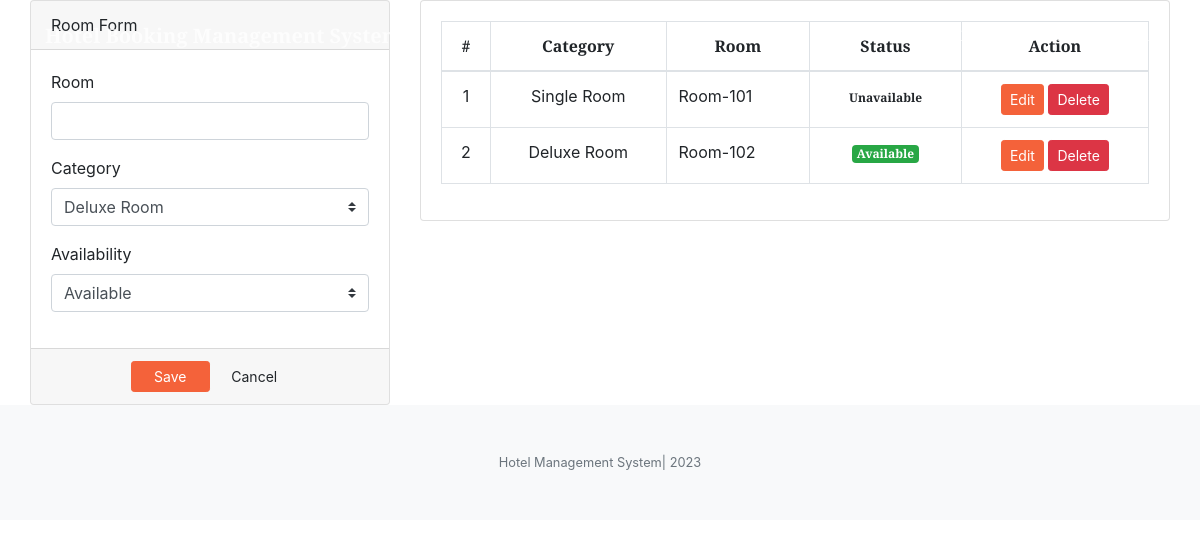
The app's page /index.php?page=rooms (signed in) with its own data.
### tables this page shows
CREATE TABLE `rooms` (
  `id` int(30) NOT NULL,
  `room` varchar(30) NOT NULL,
  `category_id` int(30) NOT NULL,
  `status` tinyint(1) NOT NULL DEFAULT 0 COMMENT '0 = Available , 1= Unvailables'
);

### admin/rooms.php (the view, shortened to what this page needs)
<?php include('db_connect.php');?>
<div class="container-fluid">
	<div class="col-lg-12">
		<div class="row">
			<div class="col-md-4">
			<form action="" id="manage-room">
				<div class="card">
					<div class="card-header">
						    Room Form
				  	</div>
					<div class="card-body">
							<div class="form-group">
								<label class="control-label">Room</label>
								<input type="text" class="form-control" name="room">
							</div>
							<div class="form-group">
								<label class="control-label">Category</label>
								<select class="custom-select browser-default" name="category_id">
									<?php
									$cat = $conn->query("SELECT * FROM room_categories order by name asc ");
									while($row= $cat->fetch_assoc()) {
										$cat_name[$row['id']] = $row['name'];
										?>
										<option value="<?php echo $row['id'] ?>"><?php echo $row['name'] ?></option>
									<?php
									}
									?>
								</select>
							</div>
							<div class="form-group">
								<label for="" class="control-label">Availability</label>
								<select class="custom-select browser-default" name="status">
									<option value="0">Available</option>
								</select>
							</div>
					</div>
					<div class="card-footer">
						<div class="row">
							<div class="col-md-12">
								<button class="btn btn-sm btn-primary col-sm-3 offset-md-3"> Save</button>
								<button class="btn btn-sm btn-default col-sm-3" type="button" onclick="$('#manage-room').get(0).reset()"> Cancel</button>
							</div>
						</div>
					</div>
				</div>
			</form>
			</div>
			<div class="col-md-8">
				<div class="card">
					<div class="card-body">
						<table class="table table-bordered table-hover">
							<thead>
								<tr>
									<th class="text-center">#</th>
									<th class="text-center">Category</th>
									<th class="text-center">Room</th>
									<th class="text-center">Status</th>
									<th class="text-center">Action</th>
								</tr>
							</thead>
							<tbody>
								<?php
								$i = 1;
								$rooms = $conn->query("SELECT * FROM rooms order by id asc");
								while($row=$rooms->fetch_assoc()):
								?>
								<tr>
									<td class="text-center"><?php echo $i++ ?></td>
									<td class="text-center"><?php echo $cat_name[$row['category_id']] ?></td>
									<td class=""><?php echo $row['room'] ?></td>
									<?php if($row['status'] == 0): ?>
										<td class="text-center"><span class="badge badge-success">Available</span></td>
									<?php else: ?>
										<td class="text-center"><span class="badge badge-default">Unavailable</span></td>
									<?php endif; ?>
									<td class="text-center">
										<button class="btn btn-sm btn-primary edit_cat" type="button" data-id="<?php echo $row['id'] ?>" data-room="<?php echo $row['room'] ?>" data-category_id="<?php echo $row['category_id'] ?>" data-status="<?php echo $row['status'] ?>">Edit</button>
										<button class="btn btn-sm btn-danger delete_cat" type="button" data-id="<?php echo $row['id'] ?>">Delete</button>
									</td>
								</tr>
								<?php endwhile; ?>
							</tbody>
						</table>
					</div>
				</div>
			</div>
		</div>
	</div>
</div>

### records on screen
rooms: category "Single Room", room "Room-101", status "Unavailable"
rooms: category "Deluxe Room", room "Room-102", status "Available"

### other values on screen
$_SESSION['setting_hotel_name'] "Hotel Booking Management System"
form field category_id "Deluxe Room"
